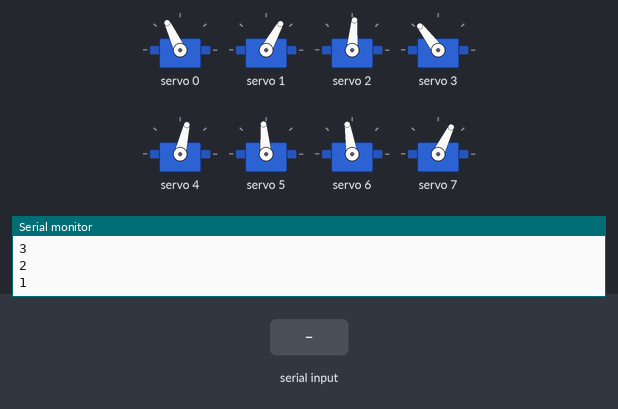
This sketch was run on a simulated ESP32. On the bench: 8 × servo, the last lines printed to the serial monitor. The inputs (shaded band) are chosen by the test bench.

Above: at 12.2 s.
12.3 s: "2" received over Serial
At 12.86 s:
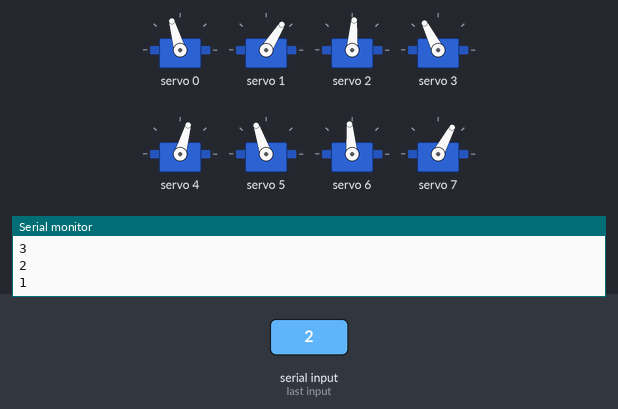
At 13.36 s:
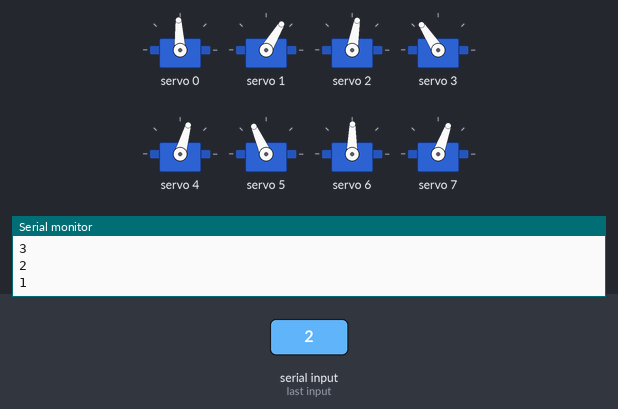
15.3 s: "1" received over Serial
18.3 s: "0" received over Serial
At 19.1 s:
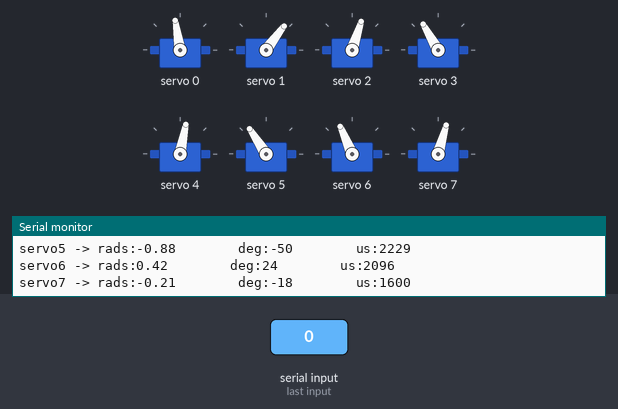
Timing chart, 0 to 21.3 s (numbered marks = the images above; inputs shaded):
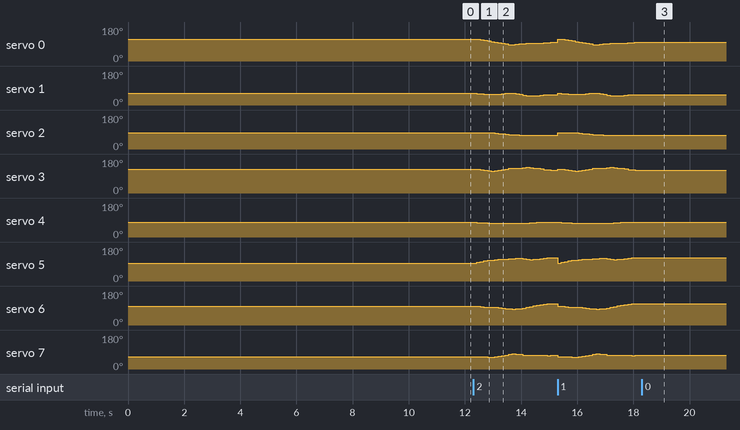

The sketch:

3D_SS_50.ino
```cpp
// HOW TO:
// ------------------------------
// Serial input = 2 -> Steps through gait sequence once and stops at the end.
// Serial input = 1 -> Steps through gait sequence in a loop.
// Serial input = 0 -> Stops infinite loop at the node where it is at that moment

//Gait template
#include <Wire.h>
#include <Adafruit_PWMServoDriver.h>

Adafruit_PWMServoDriver pca9685 = Adafruit_PWMServoDriver();

#define SERVO_FREQ 300
#define SER0 0 //Hip 1
#define SER1 1 //Knee 1
#define SER2 2 //Hip 2
#define SER3 3 //Knee 2
#define SER4 4 //Hip 3
#define SER5 5 //Knee 3
#define SER6 6 //Hip 4
#define SER7 7 //Knee 4

// Insert servo angles here:
// For 3D gaits, these angles are obtained from linearisation.py
// For 2D gaits, these angles are obtained from 2D_trajectory_reader.py
float SS_servo0[] = {-5.28864757e-01, -5.17603862e-01, -4.50445460e-01, -3.83297471e-01, -3.15879801e-01, -2.41717551e-01, -1.62189090e-01, -8.12571721e-02,  5.73400497e-05,  8.13054590e-02,  1.58422448e-01,  1.73723100e-01,  1.24600280e-01,  8.28413246e-02,  5.44506117e-02,  3.05592334e-02,  1.22724443e-02, -7.12316851e-03, -2.72129283e-02, -4.94862079e-02, -7.17098618e-02, -9.38566946e-02, -1.19188599e-01, -1.45913878e-01, -1.58190196e-01, -1.56469120e-01, -1.53758479e-01, -1.53605368e-01, -1.55994352e-01, -1.63917313e-01, -1.95453659e-01, -2.38401863e-01, -2.79528994e-01, -3.24395662e-01, -3.53128471e-01, -3.73476756e-01, -3.90856649e-01, -4.06597758e-01, -4.26024756e-01, -4.42420980e-01, -4.55975395e-01, -4.52787876e-01, -4.39279993e-01, -4.33833856e-01, -4.28387720e-01, -4.31303558e-01, -4.48250242e-01, -4.67350917e-01, -4.92257769e-01, -5.02207063e-01};
float SS_servo1[] = {0.65073221, 0.67550726, 0.68715262, 0.70065894, 0.71398772, 0.72052739, 0.72150805, 0.71840931, 0.69213358, 0.62847936, 0.59093828, 0.59111473, 0.67936679, 0.76791974, 0.86512154, 0.94694228, 0.9576337 , 0.94085136, 0.9224114 , 0.88830761, 0.85184665, 0.84090285, 0.84705553, 0.8526901 , 0.80402955, 0.73641369, 0.66660706, 0.60396951, 0.5510735 , 0.52440793, 0.56156736, 0.63360904, 0.69449594, 0.75657796, 0.78804261, 0.79937431, 0.80077171, 0.80597335, 0.83416597, 0.85965054, 0.87033569, 0.80152919, 0.71373362, 0.65566707, 0.59760051, 0.56682588, 0.58184529, 0.60333606, 0.63463635, 0.62645117};
float SS_servo2[] = {-0.24214866, -0.24325396, -0.23743526, -0.23169295, -0.2242336 , -0.2293198 , -0.26012672, -0.30451505, -0.35203792, -0.4023922 , -0.44846758, -0.47870479, -0.48841459, -0.49784863, -0.50859491, -0.52171095, -0.52304203, -0.52249551, -0.52210934, -0.5224416 , -0.52170609, -0.51682621, -0.51362547, -0.52661013, -0.49147675, -0.41876552, -0.34601245, -0.27334696, -0.19952087, -0.12060703, -0.04016022,  0.02990725,  0.02916875,  0.01195951,  0.05007178,  0.05123463,  0.01364034, -0.0199435 , -0.05270959, -0.08546294, -0.11575756, -0.13282491, -0.14404413, -0.15688745, -0.16973078, -0.18270818, -0.19591058, -0.20866992, -0.2228899 , -0.22988062};
float SS_servo3[] = {0.74294719, 0.71390713, 0.64288078, 0.56629564, 0.48964107, 0.45474529, 0.48975763, 0.5660954 , 0.65329301, 0.74317242, 0.82673675, 0.87321241, 0.87258318, 0.88290153, 0.92677068, 0.96663209, 0.94077141, 0.88969939, 0.83634929, 0.76847989, 0.69695507, 0.63811028, 0.59001421, 0.58740024, 0.60139532, 0.61322331, 0.62082811, 0.62866019, 0.63538963, 0.62938662, 0.57420619, 0.50280105, 0.48764138, 0.57390148, 0.58385455, 0.59899281, 0.6447567 , 0.69131149, 0.7538129 , 0.8199676 , 0.87099796, 0.83842212, 0.79495246, 0.77077614, 0.74659983, 0.73495074, 0.74432151, 0.75502768, 0.76638066, 0.75147743};
float SS_servo4[] = { 0.40395847,  0.42542328,  0.43954462,  0.45251742,  0.46525927,  0.47457977,  0.47689315,  0.47610258,  0.48081004,  0.48934658,  0.50047258,  0.50682395,  0.5206469 ,  0.52062573,  0.4925877 ,  0.45811834,  0.42958211,  0.42172134,  0.41688308,  0.41624919,  0.41508714,  0.40190643,  0.38336694,  0.36231029,  0.33050835,  0.28560294,  0.24144765,  0.19851635,  0.15708368,  0.11961499,  0.07541664,  0.03009549, -0.0204859 , -0.07581118, -0.114036  , -0.11214957, -0.09616448, -0.06921756,  0.00066947,  0.08226381,  0.16157099,  0.22870919,  0.28072707,  0.31445067,  0.34817427,  0.37117669,  0.37618969,  0.38190233,  0.38723148,  0.39855377};
float SS_servo5[] = {-0.22207246, -0.29183973, -0.3725009 , -0.45778733, -0.54096866, -0.60486622, -0.63942618, -0.65428579, -0.67449137, -0.70288422, -0.73223861, -0.75694507, -0.80476908, -0.81719594, -0.74468224, -0.6638139 , -0.63206557, -0.66291383, -0.70210237, -0.76801412, -0.83676498, -0.86327104, -0.87060456, -0.87610621, -0.87885568, -0.84357231, -0.8118829 , -0.7829491 , -0.75412041, -0.7189068 , -0.65315936, -0.57275497, -0.48857617, -0.40110044, -0.33991117, -0.34046431, -0.3759389 , -0.42146027, -0.50428958, -0.57264153, -0.62132721, -0.62873147, -0.61415876, -0.56366043, -0.51316211, -0.46632297, -0.4256237 , -0.40265449, -0.35094687, -0.29972639};
float SS_servo6[] = { 0.14903223,  0.12968298,  0.10143233,  0.08592626,  0.0666162 ,  0.04571686,  0.01865491, -0.02047157, -0.06209804, -0.1061487 , -0.14822892, -0.16366521, -0.1466631 , -0.11183105, -0.03852767,  0.04191089,  0.11909382,  0.18969131,  0.25907143,  0.32318079,  0.39316345,  0.42294392,  0.42890421,  0.43286357,  0.41914673,  0.43942678,  0.45427998,  0.46915132,  0.48398017,  0.4938069 ,  0.48892522,  0.48073073,  0.48067541,  0.48793226,  0.48849627,  0.48409422,  0.48518977,  0.4729361 ,  0.43340478,  0.39055063,  0.3509575 ,  0.33992904,  0.33407314,  0.32119544,  0.30831774,  0.28796468,  0.25506845,  0.22160603,  0.19115775,  0.16899138};
float SS_servo7[] = {-0.52986307, -0.52018559, -0.51910032, -0.55272053, -0.57676504, -0.58120921, -0.55306483, -0.48315952, -0.40287154, -0.31914654, -0.22558943, -0.16585976, -0.18066871, -0.22577578, -0.30975042, -0.35378855, -0.35693029, -0.34346181, -0.32838564, -0.30936906, -0.36559208, -0.39437957, -0.36069415, -0.31697173, -0.20527927, -0.29800454, -0.38193935, -0.46634704, -0.54943236, -0.61142075, -0.6323995 , -0.63502052, -0.66053608, -0.70524823, -0.73119183, -0.75107099, -0.78725863, -0.79090756, -0.72548628, -0.64773266, -0.58244525, -0.61792165, -0.66619239, -0.68761142, -0.70903044, -0.70408277, -0.65489351, -0.60226943, -0.55579634, -0.53821248};

int node=0;
int first=0;
int input=0;
int end_time=0;
int time_step=120000;
int steps = sizeof(SS_servo0)/sizeof(SS_servo0[0]);
int one_print = 0;

// -------------------Joint configurations-------------------
int servo0=0;
int servo0_deg=0;
int servo1=0;
int servo1_deg=0;
int servo2=0;
int servo2_deg=0;
int servo3=0;
int servo3_deg=0;
int servo4=0;
int servo4_deg=0;
int servo5=0;
int servo5_deg=0;
int servo6=0;
int servo6_deg=0;
int servo7=0;
int servo7_deg=0;

void setup() {
  Serial.begin(115200);
  pca9685.begin();

  pca9685.setOscillatorFrequency(27000000); //Value between 24MHz and 27MHz, tuned for this setup
  pca9685.setPWMFreq(SERVO_FREQ);
  delay (1000);

  servo0_deg=SS_servo0[0]/3.14159265*180;
  servo0=map(servo0_deg,-38,90,2200,1030);
  servo1_deg=SS_servo1[0]/3.14159265*180;
  servo1=map(servo1_deg,-90,90,2600,950);
  servo2_deg=SS_servo2[0]/3.14159265*180;
  servo2=map(servo2_deg,-38,90,1510,2730);
  servo3_deg=SS_servo3[0]/3.14159265*180;
  servo3=map(servo3_deg,-90,90,1100,2700);
  servo4_deg=SS_servo4[0]/3.14159265*180;
  servo4=map(servo4_deg,-90,38,2700,1500);
  servo5_deg=SS_servo5[0]/3.14159265*180;
  servo5=map(servo5_deg,-90,90,2600,930);
  servo6_deg=SS_servo6[0]/3.14159265*180;
  servo6=map(servo6_deg,-90,38,850,2250);
  servo7_deg=SS_servo7[0]/3.14159265*180;
  servo7=map(servo7_deg,-90,90,920,2620);

  pca9685.setPWM(SER0,0,servo0);
  pca9685.setPWM(SER1,0,servo1);
  pca9685.setPWM(SER2,0,servo2);
  pca9685.setPWM(SER3,0,servo3);
  pca9685.setPWM(SER4,0,servo4);
  pca9685.setPWM(SER5,0,servo5);
  pca9685.setPWM(SER6,0,servo6);
  pca9685.setPWM(SER7,0,servo7);

  Serial.print("Node:");
  Serial.println(node);
  Serial.print("servo0 -> rads:");
  Serial.print(SS_servo0[node]);
  Serial.print("        deg:");
  Serial.print(servo0_deg);
  Serial.print("        us:");
  Serial.println(servo0);
  Serial.print("servo1 -> rads:");
  Serial.print(SS_servo1[node]);
  Serial.print("        deg:");
  Serial.print(servo1_deg);
  Serial.print("        us:");
  Serial.println(servo1);
  Serial.print("servo2 -> rads:");
  Serial.print(SS_servo2[node]);
  Serial.print("        deg:");
  Serial.print(servo2_deg);
  Serial.print("        us:");
  Serial.println(servo2);
  Serial.print("servo3 -> rads:");
  Serial.print(SS_servo3[node]);
  Serial.print("        deg:");
  Serial.print(servo3_deg);
  Serial.print("        us:");
  Serial.println(servo3);
  Serial.print("servo4 -> rads:");
  Serial.print(SS_servo4[node]);
  Serial.print("        deg:");
  Serial.print(servo4_deg);
  Serial.print("        us:");
  Serial.println(servo4);
  Serial.print("servo5 -> rads:");
  Serial.print(SS_servo5[node]);
  Serial.print("        deg:");
  Serial.print(servo5_deg);
  Serial.print("        us:");
  Serial.println(servo5);
  Serial.print("servo6 -> rads:");
  Serial.print(SS_servo6[node]);
  Serial.print("        deg:");
  Serial.print(servo6_deg);
  Serial.print("        us:");
  Serial.println(servo6);
  Serial.print("servo7 -> rads:");
  Serial.print(SS_servo7[node]);
  Serial.print("        deg:");
  Serial.print(servo7_deg);
  Serial.print("        us:");
  Serial.println(servo7);

  Serial.println("10");
  delay(1000);
  Serial.println("9");
  delay(1000);
  Serial.println("8");
  delay(1000);
  Serial.println("7");
  delay(1000);
  Serial.println("6");
  delay(1000);
  Serial.println("5");
  delay(1000);
  Serial.println("4");
  delay(1000);
  Serial.println("3");
  delay(1000);
  Serial.println("2");
  delay(1000);
  Serial.println("1");
  delay(1000);

}

void loop()
{
  if(Serial.available()>0)
  {
    first=Serial.read();
    if(first=='2')
    {
      input=2;
      node=0;
      one_print=1;
    }
    if(first=='1')
    {
      input=1;
      node=0;
      one_print=1;
    }
    if(first=='0')
    {
      input=0;
    }
  }
  if(input==1 or input==2)
  {
      if(esp_timer_get_time()>=end_time)
      {
        servo0_deg=SS_servo0[node]/3.14159265*180;
        servo0=map(servo0_deg,-38,90,2200,1030);
        servo1_deg=SS_servo1[node]/3.14159265*180;
        servo1=map(servo1_deg,-90,90,2600,950);
        servo2_deg=SS_servo2[node]/3.14159265*180;
        servo2=map(servo2_deg,-38,90,1510,2730);
        servo3_deg=SS_servo3[node]/3.14159265*180;
        servo3=map(servo3_deg,-90,90,1100,2700);
        servo4_deg=SS_servo4[node]/3.14159265*180;
        servo4=map(servo4_deg,-90,38,2700,1500);
        servo5_deg=SS_servo5[node]/3.14159265*180;
        servo5=map(servo5_deg,-90,90,2600,930);
        servo6_deg=SS_servo6[node]/3.14159265*180;
        servo6=map(servo6_deg,-90,38,850,2250);
        servo7_deg=SS_servo7[node]/3.14159265*180;
        servo7=map(servo7_deg,-90,90,920,2620);

        pca9685.setPWM(SER0,0,servo0);
        pca9685.setPWM(SER1,0,servo1);
        pca9685.setPWM(SER2,0,servo2);
        pca9685.setPWM(SER3,0,servo3);
        pca9685.setPWM(SER4,0,servo4);
        pca9685.setPWM(SER5,0,servo5);
        pca9685.setPWM(SER6,0,servo6);
        pca9685.setPWM(SER7,0,servo7);

        node+=1;
        if(node>=steps and input==1)
        {
          Serial.print("Input:");
          Serial.println(input);
          node=0;
        }
        if(node>=steps and input==2)
        {
          Serial.print("Input:");
          Serial.println(input);
          input=0;
        }
         end_time=esp_timer_get_time()+time_step;
      }
   }

  if(input == 0)
  {
        pca9685.setPWM(SER0,0,servo0);
        pca9685.setPWM(SER1,0,servo1);
        pca9685.setPWM(SER2,0,servo2);
        pca9685.setPWM(SER3,0,servo3);
        pca9685.setPWM(SER4,0,servo4);
        pca9685.setPWM(SER5,0,servo5);
        pca9685.setPWM(SER6,0,servo6);
        pca9685.setPWM(SER7,0,servo7);

        if(one_print==1)
        {
          Serial.print("Input:");
          Serial.println(input);
          Serial.print("Node:");
          Serial.println(node);
          Serial.print("servo0 -> rads:");
          Serial.print(SS_servo0[node]);
          Serial.print("        deg:");
          Serial.print(servo0_deg);
          Serial.print("        us:");
          Serial.println(servo0);
          Serial.print("servo1 -> rads:");
          Serial.print(SS_servo1[node]);
          Serial.print("        deg:");
          Serial.print(servo1_deg);
          Serial.print("        us:");
          Serial.println(servo1);
          Serial.print("servo2 -> rads:");
          Serial.print(SS_servo2[node]);
          Serial.print("        deg:");
          Serial.print(servo2_deg);
          Serial.print("        us:");
          Serial.println(servo2);
          Serial.print("servo3 -> rads:");
          Serial.print(SS_servo3[node]);
          Serial.print("        deg:");
          Serial.print(servo3_deg);
          Serial.print("        us:");
          Serial.println(servo3);
          Serial.print("servo4 -> rads:");
          Serial.print(SS_servo4[node]);
          Serial.print("        deg:");
          Serial.print(servo4_deg);
          Serial.print("        us:");
          Serial.println(servo4);
          Serial.print("servo5 -> rads:");
          Serial.print(SS_servo5[node]);
          Serial.print("        deg:");
          Serial.print(servo5_deg);
          Serial.print("        us:");
          Serial.println(servo5);
          Serial.print("servo6 -> rads:");
          Serial.print(SS_servo6[node]);
          Serial.print("        deg:");
          Serial.print(servo6_deg);
          Serial.print("        us:");
          Serial.println(servo6);
          Serial.print("servo7 -> rads:");
          Serial.print(SS_servo7[node]);
          Serial.print("        deg:");
          Serial.print(servo7_deg);
          Serial.print("        us:");
          Serial.println(servo7);
          one_print=0;
        }

  }
}
```

Measured:
- after the input at 12.3 s, servo 0: 115° → 114° after 0.13 s, → 112° 0.13 s later, → 109° 0.13 s later, → 106° 0.13 s later, … (19 changes in this stretch); servo 1: 61° → 60° after 0.13 s, → 59° 0.12 s later, → 58° 0.13 s later, → 59° 0.63 s later, … (14 changes in this stretch)
- after the input at 18.3 s, servo 0: stops changing and stays 99°; servo 1: stops changing and stays 53°; servo 2: stops changing and stays 72°; servo 3: stops changing and stays 120°; servo 4: stops changing and stays 79°
